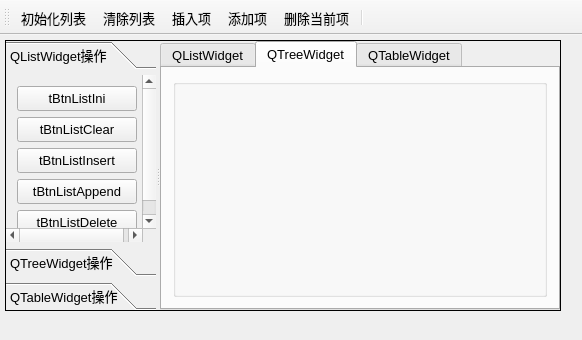
<?xml version="1.0" encoding="UTF-8"?>
<ui version="4.0">
 <class>MainWindow</class>
 <widget class="QMainWindow" name="MainWindow">
  <property name="geometry">
   <rect>
    <x>0</x>
    <y>0</y>
    <width>582</width>
    <height>340</height>
   </rect>
  </property>
  <property name="font">
   <font>
    <pointsize>10</pointsize>
   </font>
  </property>
  <property name="windowTitle">
   <string>QListWidget的使用</string>
  </property>
  <widget class="QWidget" name="centralWidget">
   <widget class="QSplitter" name="splitter">
    <property name="geometry">
     <rect>
      <x>5</x>
      <y>5</y>
      <width>556</width>
      <height>271</height>
     </rect>
    </property>
    <property name="frameShape">
     <enum>QFrame::Box</enum>
    </property>
    <property name="frameShadow">
     <enum>QFrame::Plain</enum>
    </property>
    <property name="lineWidth">
     <number>1</number>
    </property>
    <property name="midLineWidth">
     <number>3</number>
    </property>
    <property name="orientation">
     <enum>Qt::Horizontal</enum>
    </property>
    <property name="opaqueResize">
     <bool>true</bool>
    </property>
    <widget class="QToolBox" name="toolBox">
     <property name="minimumSize">
      <size>
       <width>150</width>
       <height>0</height>
      </size>
     </property>
     <property name="maximumSize">
      <size>
       <width>300</width>
       <height>16777215</height>
      </size>
     </property>
     <property name="currentIndex">
      <number>0</number>
     </property>
     <widget class="QWidget" name="page">
      <property name="geometry">
       <rect>
        <x>0</x>
        <y>-17</y>
        <width>138</width>
        <height>167</height>
       </rect>
      </property>
      <attribute name="icon">
       <iconset>
        <normaloff>:/images/icons/410.bmp</normaloff>:/images/icons/410.bmp</iconset>
      </attribute>
      <attribute name="label">
       <string>QListWidget操作</string>
      </attribute>
      <layout class="QGridLayout" name="gridLayout">
       <item row="0" column="0">
        <widget class="QToolButton" name="tBtnListIni">
         <property name="minimumSize">
          <size>
           <width>120</width>
           <height>25</height>
          </size>
         </property>
         <property name="text">
          <string>tBtnListIni</string>
         </property>
         <property name="popupMode">
          <enum>QToolButton::DelayedPopup</enum>
         </property>
         <property name="toolButtonStyle">
          <enum>Qt::ToolButtonTextBesideIcon</enum>
         </property>
         <property name="autoRaise">
          <bool>false</bool>
         </property>
         <property name="arrowType">
          <enum>Qt::NoArrow</enum>
         </property>
        </widget>
       </item>
       <item row="1" column="0">
        <widget class="QToolButton" name="tBtnListClear">
         <property name="minimumSize">
          <size>
           <width>120</width>
           <height>25</height>
          </size>
         </property>
         <property name="text">
          <string>tBtnListClear</string>
         </property>
         <property name="toolButtonStyle">
          <enum>Qt::ToolButtonTextBesideIcon</enum>
         </property>
        </widget>
       </item>
       <item row="2" column="0">
        <widget class="QToolButton" name="tBtnListInsert">
         <property name="minimumSize">
          <size>
           <width>120</width>
           <height>25</height>
          </size>
         </property>
         <property name="text">
          <string>tBtnListInsert</string>
         </property>
         <property name="toolButtonStyle">
          <enum>Qt::ToolButtonTextBesideIcon</enum>
         </property>
        </widget>
       </item>
       <item row="3" column="0">
        <widget class="QToolButton" name="tBtnListAppend">
         <property name="minimumSize">
          <size>
           <width>120</width>
           <height>25</height>
          </size>
         </property>
         <property name="text">
          <string>tBtnListAppend</string>
         </property>
         <property name="toolButtonStyle">
          <enum>Qt::ToolButtonTextBesideIcon</enum>
         </property>
        </widget>
       </item>
       <item row="4" column="0">
        <widget class="QToolButton" name="tBtnListDelete">
         <property name="minimumSize">
          <size>
           <width>120</width>
           <height>25</height>
          </size>
         </property>
         <property name="text">
          <string>tBtnListDelete</string>
         </property>
         <property name="toolButtonStyle">
          <enum>Qt::ToolButtonTextBesideIcon</enum>
         </property>
        </widget>
       </item>
      </layout>
     </widget>
     <widget class="QWidget" name="page_2">
      <property name="geometry">
       <rect>
        <x>0</x>
        <y>0</y>
        <width>150</width>
        <height>164</height>
       </rect>
      </property>
      <attribute name="icon">
       <iconset>
        <normaloff>:/images/icons/408.bmp</normaloff>:/images/icons/408.bmp</iconset>
      </attribute>
      <attribute name="label">
       <string>QTreeWidget操作</string>
      </attribute>
      <layout class="QVBoxLayout" name="verticalLayout_4">
       <item>
        <widget class="QGroupBox" name="groupBox_4">
         <property name="title">
          <string>GroupBox</string>
         </property>
         <layout class="QVBoxLayout" name="verticalLayout_3">
          <item>
           <widget class="QLabel" name="label_2">
            <property name="text">
             <string>TextLabel</string>
            </property>
           </widget>
          </item>
          <item>
           <widget class="QLineEdit" name="lineEdit"/>
          </item>
          <item>
           <widget class="QSpinBox" name="spinBox"/>
          </item>
         </layout>
        </widget>
       </item>
       <item>
        <spacer name="verticalSpacer">
         <property name="orientation">
          <enum>Qt::Vertical</enum>
         </property>
         <property name="sizeHint" stdset="0">
          <size>
           <width>20</width>
           <height>119</height>
          </size>
         </property>
        </spacer>
       </item>
      </layout>
     </widget>
     <widget class="QWidget" name="page_3">
      <property name="geometry">
       <rect>
        <x>0</x>
        <y>0</y>
        <width>150</width>
        <height>164</height>
       </rect>
      </property>
      <attribute name="icon">
       <iconset>
        <normaloff>:/images/icons/412.bmp</normaloff>:/images/icons/412.bmp</iconset>
      </attribute>
      <attribute name="label">
       <string>QTableWidget操作</string>
      </attribute>
     </widget>
    </widget>
    <widget class="QTabWidget" name="tabWidget">
     <property name="tabPosition">
      <enum>QTabWidget::North</enum>
     </property>
     <property name="tabShape">
      <enum>QTabWidget::Rounded</enum>
     </property>
     <property name="currentIndex">
      <number>1</number>
     </property>
     <property name="elideMode">
      <enum>Qt::ElideLeft</enum>
     </property>
     <widget class="QWidget" name="tab_3">
      <attribute name="title">
       <string>QListWidget</string>
      </attribute>
      <layout class="QVBoxLayout" name="verticalLayout">
       <property name="leftMargin">
        <number>4</number>
       </property>
       <property name="topMargin">
        <number>4</number>
       </property>
       <property name="rightMargin">
        <number>4</number>
       </property>
       <property name="bottomMargin">
        <number>4</number>
       </property>
       <item>
        <widget class="QGroupBox" name="groupBox">
         <property name="title">
          <string/>
         </property>
         <layout class="QHBoxLayout" name="horizontalLayout">
          <property name="spacing">
           <number>10</number>
          </property>
          <property name="topMargin">
           <number>2</number>
          </property>
          <property name="bottomMargin">
           <number>2</number>
          </property>
          <item>
           <widget class="QLabel" name="label">
            <property name="text">
             <string>当前项变化</string>
            </property>
           </widget>
          </item>
          <item>
           <widget class="QLineEdit" name="editCutItemText">
            <property name="styleSheet">
             <string notr="true">color: rgb(0, 0, 255);</string>
            </property>
            <property name="clearButtonEnabled">
             <bool>false</bool>
            </property>
           </widget>
          </item>
          <item>
           <widget class="QCheckBox" name="chkBoxListEditable">
            <property name="text">
             <string>可编辑</string>
            </property>
           </widget>
          </item>
         </layout>
        </widget>
       </item>
       <item>
        <widget class="QGroupBox" name="groupBox_2">
         <property name="title">
          <string/>
         </property>
         <layout class="QHBoxLayout" name="horizontalLayout_2">
          <property name="topMargin">
           <number>2</number>
          </property>
          <property name="bottomMargin">
           <number>2</number>
          </property>
          <item>
           <widget class="QToolButton" name="tBtnSelectItem">
            <property name="minimumSize">
             <size>
              <width>100</width>
              <height>25</height>
             </size>
            </property>
            <property name="text">
             <string>tBtnSelectItem</string>
            </property>
            <property name="popupMode">
             <enum>QToolButton::MenuButtonPopup</enum>
            </property>
            <property name="toolButtonStyle">
             <enum>Qt::ToolButtonTextBesideIcon</enum>
            </property>
           </widget>
          </item>
          <item>
           <widget class="QToolButton" name="tBtnSelALL">
            <property name="minimumSize">
             <size>
              <width>70</width>
              <height>25</height>
             </size>
            </property>
            <property name="text">
             <string>tBtnSelALL</string>
            </property>
           </widget>
          </item>
          <item>
           <widget class="QToolButton" name="tBtnSelNone">
            <property name="minimumSize">
             <size>
              <width>70</width>
              <height>25</height>
             </size>
            </property>
            <property name="text">
             <string>tBtnSelNone</string>
            </property>
           </widget>
          </item>
          <item>
           <widget class="QToolButton" name="tBtnSelInvs">
            <property name="minimumSize">
             <size>
              <width>70</width>
              <height>25</height>
             </size>
            </property>
            <property name="text">
             <string>tBtnSelInvs</string>
            </property>
           </widget>
          </item>
         </layout>
        </widget>
       </item>
       <item>
        <widget class="QListWidget" name="listWidget">
         <property name="contextMenuPolicy">
          <enum>Qt::CustomContextMenu</enum>
         </property>
         <property name="layoutMode">
          <enum>QListView::SinglePass</enum>
         </property>
         <property name="viewMode">
          <enum>QListView::ListMode</enum>
         </property>
         <property name="selectionRectVisible">
          <bool>false</bool>
         </property>
         <item>
          <property name="text">
           <string>New Item</string>
          </property>
          <property name="checkState">
           <enum>Checked</enum>
          </property>
          <property name="icon">
           <iconset>
            <normaloff>:/images/icons/check2.ico</normaloff>:/images/icons/check2.ico</iconset>
          </property>
          <property name="flags">
           <set>ItemIsSelectable|ItemIsEditable|ItemIsDragEnabled|ItemIsUserCheckable|ItemIsEnabled</set>
          </property>
         </item>
         <item>
          <property name="text">
           <string>New Item2</string>
          </property>
          <property name="checkState">
           <enum>Unchecked</enum>
          </property>
          <property name="icon">
           <iconset>
            <normaloff>:/images/icons/check2.ico</normaloff>:/images/icons/check2.ico</iconset>
          </property>
          <property name="flags">
           <set>ItemIsSelectable|ItemIsEditable|ItemIsUserCheckable|ItemIsEnabled</set>
          </property>
         </item>
        </widget>
       </item>
      </layout>
     </widget>
     <widget class="QWidget" name="tab">
      <attribute name="title">
       <string>QTreeWidget</string>
      </attribute>
      <layout class="QVBoxLayout" name="verticalLayout_2">
       <item>
        <widget class="QGroupBox" name="groupBox_3">
         <property name="title">
          <string/>
         </property>
         <layout class="QHBoxLayout" name="horizontalLayout_3"/>
        </widget>
       </item>
      </layout>
     </widget>
     <widget class="QWidget" name="tab_2">
      <attribute name="title">
       <string>QTableWidget</string>
      </attribute>
     </widget>
    </widget>
   </widget>
  </widget>
  <widget class="QToolBar" name="mainToolBar">
   <property name="toolButtonStyle">
    <enum>Qt::ToolButtonTextUnderIcon</enum>
   </property>
   <attribute name="toolBarArea">
    <enum>TopToolBarArea</enum>
   </attribute>
   <attribute name="toolBarBreak">
    <bool>false</bool>
   </attribute>
   <addaction name="actListIni"/>
   <addaction name="actListClear"/>
   <addaction name="actListInsert"/>
   <addaction name="actListAppend"/>
   <addaction name="actListDelete"/>
   <addaction name="separator"/>
  </widget>
  <action name="actListIni">
   <property name="icon">
    <iconset>
     <normaloff>:/images/icons/128.bmp</normaloff>:/images/icons/128.bmp</iconset>
   </property>
   <property name="text">
    <string>初始化列表</string>
   </property>
   <property name="toolTip">
    <string>初始化列表</string>
   </property>
   <property name="shortcut">
    <string>Ctrl+I</string>
   </property>
  </action>
  <action name="actListClear">
   <property name="icon">
    <iconset>
     <normaloff>:/images/icons/delete1.bmp</normaloff>:/images/icons/delete1.bmp</iconset>
   </property>
   <property name="text">
    <string>清除列表</string>
   </property>
   <property name="toolTip">
    <string>清除列表</string>
   </property>
  </action>
  <action name="actListInsert">
   <property name="icon">
    <iconset>
     <normaloff>:/images/icons/424.bmp</normaloff>:/images/icons/424.bmp</iconset>
   </property>
   <property name="text">
    <string>插入项</string>
   </property>
   <property name="toolTip">
    <string>插入项</string>
   </property>
   <property name="shortcut">
    <string>Ctrl+S</string>
   </property>
  </action>
  <action name="actListAppend">
   <property name="icon">
    <iconset>
     <normaloff>:/images/icons/316.bmp</normaloff>:/images/icons/316.bmp</iconset>
   </property>
   <property name="text">
    <string>添加项</string>
   </property>
   <property name="toolTip">
    <string>添加项</string>
   </property>
   <property name="shortcut">
    <string>Ctrl+A</string>
   </property>
  </action>
  <action name="actListDelete">
   <property name="icon">
    <iconset>
     <normaloff>:/images/icons/324.bmp</normaloff>:/images/icons/324.bmp</iconset>
   </property>
   <property name="text">
    <string>删除当前项</string>
   </property>
   <property name="toolTip">
    <string>删除当前项</string>
   </property>
   <property name="shortcut">
    <string>Del</string>
   </property>
  </action>
  <action name="actSelALL">
   <property name="text">
    <string>全选</string>
   </property>
   <property name="toolTip">
    <string>全选</string>
   </property>
  </action>
  <action name="actSelNone">
   <property name="text">
    <string>全不选</string>
   </property>
   <property name="toolTip">
    <string>全不选</string>
   </property>
   <property name="menuRole">
    <enum>QAction::AboutRole</enum>
   </property>
  </action>
  <action name="actSelInvs">
   <property name="text">
    <string>反选</string>
   </property>
   <property name="toolTip">
    <string>反选</string>
   </property>
  </action>
  <action name="actQuit">
   <property name="icon">
    <iconset>
     <normaloff>:/images/icons/exit.bmp</normaloff>:/images/icons/exit.bmp</iconset>
   </property>
   <property name="text">
    <string>退出</string>
   </property>
   <property name="toolTip">
    <string>退出程序</string>
   </property>
  </action>
  <action name="actSelPopMenu">
   <property name="icon">
    <iconset>
     <normaloff>:/images/icons/124.bmp</normaloff>:/images/icons/124.bmp</iconset>
   </property>
   <property name="text">
    <string>项选择</string>
   </property>
   <property name="toolTip">
    <string>项选择</string>
   </property>
  </action>
 </widget>
 <layoutdefault spacing="6" margin="11"/>
 <resources/>
 <connections>
  <connection>
   <sender>actQuit</sender>
   <signal>triggered()</signal>
   <receiver>MainWindow</receiver>
   <slot>close()</slot>
   <hints>
    <hint type="sourcelabel">
     <x>-1</x>
     <y>-1</y>
    </hint>
    <hint type="destinationlabel">
     <x>336</x>
     <y>220</y>
    </hint>
   </hints>
  </connection>
  <connection>
   <sender>actSelPopMenu</sender>
   <signal>triggered()</signal>
   <receiver>actSelInvs</receiver>
   <slot>trigger()</slot>
   <hints>
    <hint type="sourcelabel">
     <x>-1</x>
     <y>-1</y>
    </hint>
    <hint type="destinationlabel">
     <x>-1</x>
     <y>-1</y>
    </hint>
   </hints>
  </connection>
 </connections>
</ui>
